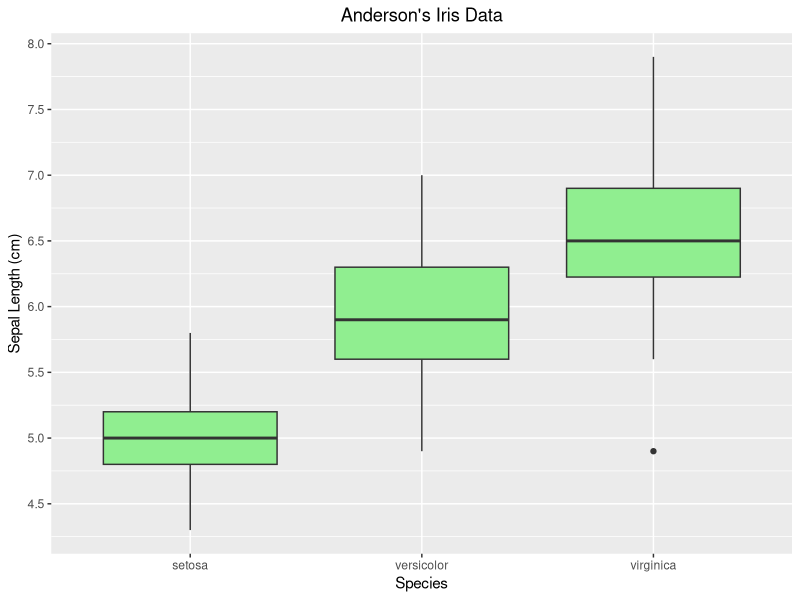
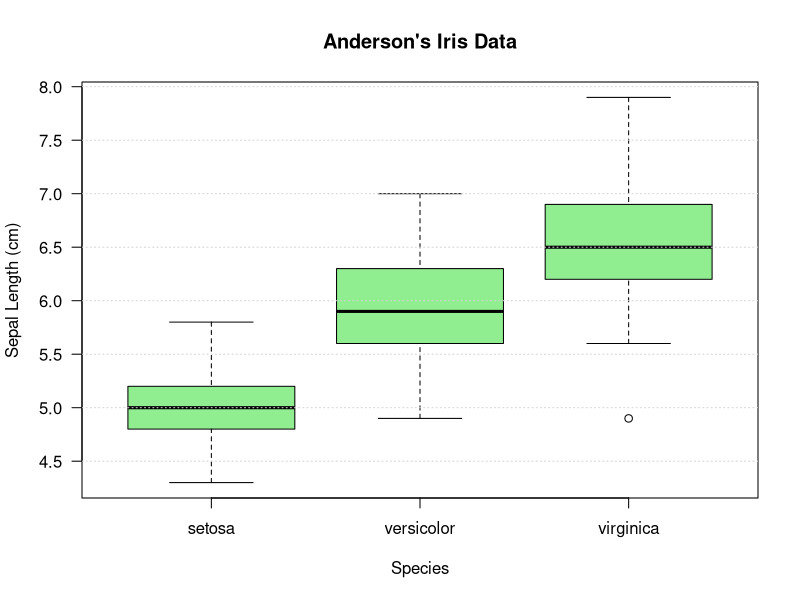
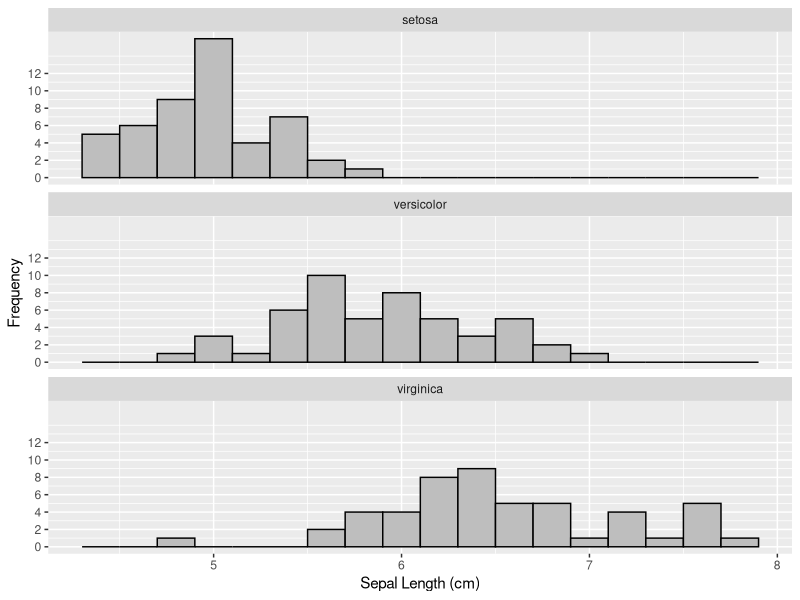
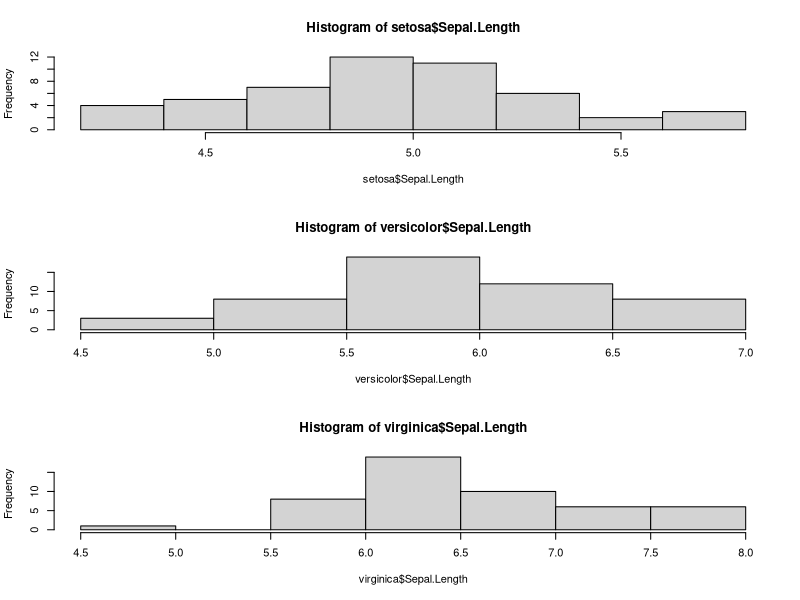

Source code (R) for these figures, in order: (Note: this script raises an error after producing the figures.)
## ---- chunk 1
library(dplyr)
library(ggplot2)
## ---- chunk 2
data(iris)
## ---- chunk 3
nrow(iris)
ncol(iris)
## ---- chunk 4
unique(iris$Species)
## ---- chunk 5
table(iris$Species)
## ---- chunk 6
mean(iris$Sepal.Length)
## ---- chunk 7
iris %>% 
  group_by(Species)%>%
  summarise(mean = mean(Sepal.Length))
## ---- chunk 8
ggplot(data = iris, aes(x = Species, y = Sepal.Length))+
  geom_boxplot(fill = "Lightgreen")+
  labs(x = "Species",
       y = "Sepal Length (cm)",
       title = "Anderson's Iris Data")+ 
  theme(plot.title = element_text(hjust = 0.5))+ 
  scale_y_continuous(breaks=seq(0,8,0.5))
## ---- chunk 9
boxplot(data = iris, 
        Sepal.Length ~ Species,
        col = "lightgreen",
        xlab = "Species",
        ylab = "Sepal Length (cm)",
        main = "Anderson's Iris Data",
        las = 1)

grid(nx = NA, ny = NULL)
## ---- chunk 10
ggplot(data = iris, aes(x = Sepal.Length))+
  geom_histogram(color = "black", fill = "grey", binwidth = 0.2)+
  facet_wrap(ncol = 1, ~Species)+
  labs(x = "Sepal Length (cm)",
        y = "Frequency")+
  scale_x_continuous(breaks=seq(2,9,1))+
  scale_y_continuous(breaks=seq(0,13,2))
## ---- chunk 11
iris
## ---- chunk 12
ytick <- seq(0,13, by = 2)
ytick
## ---- chunk 13
par(mfrow = c(3,1))


setosa <- iris[iris$Species == "setosa", ]
versicolor <- iris[iris$Species == "versicolor",]
virginica <- iris[iris$Species == "virginica",]

hist(data = setosa, 
     x = setosa$Sepal.Length)
hist(data = versicolor, 
     x = versicolor$Sepal.Length)
hist(data = virginica, 
     x = virginica$Sepal.Length)
text()


